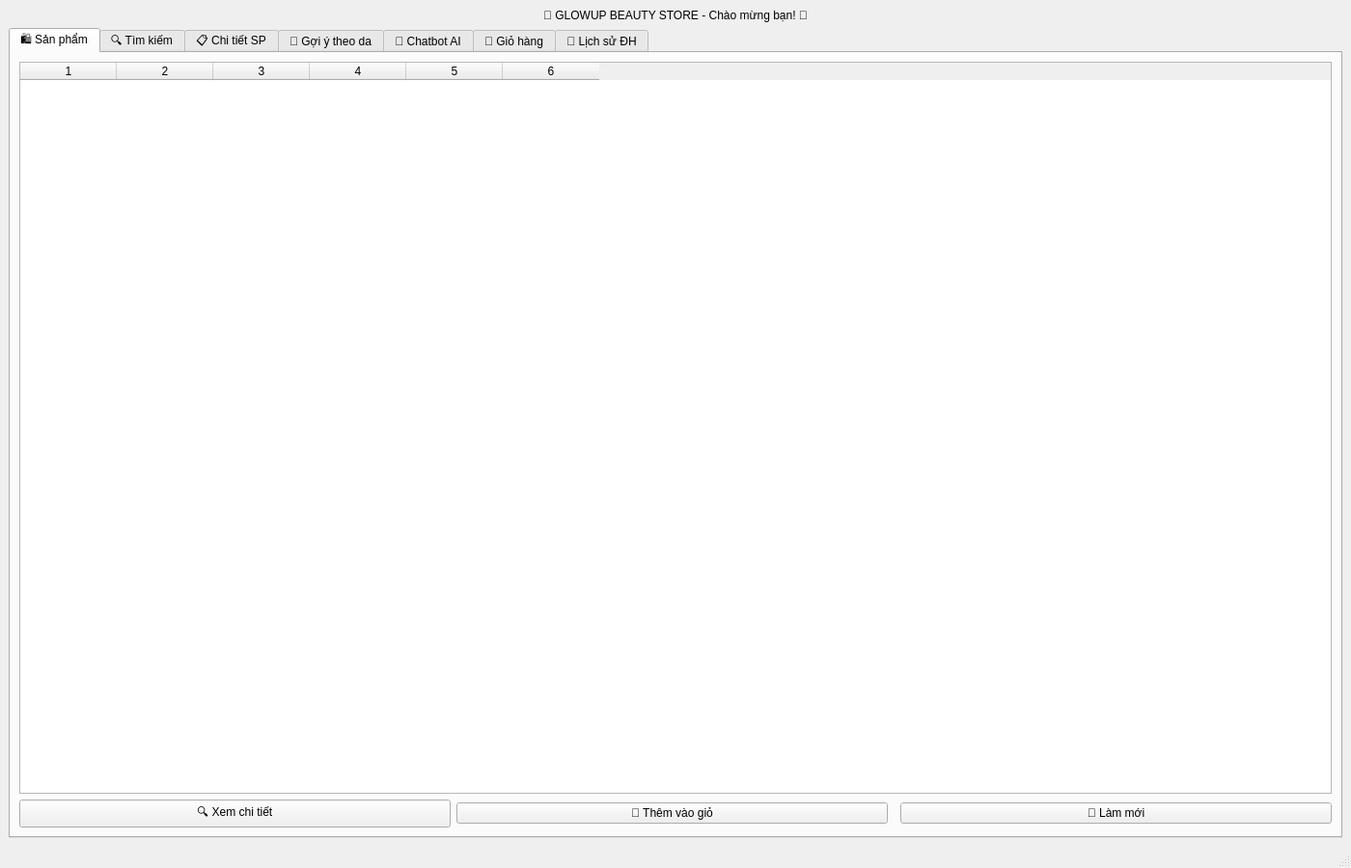
<?xml version="1.0" encoding="UTF-8"?>
<ui version="4.0">
 <class>CustomerWindow</class>
 <widget class="QMainWindow" name="CustomerWindow">
  <property name="geometry">
   <rect><x>0</x><y>0</y><width>1400</width><height>900</height></rect>
  </property>
  <property name="windowTitle">
   <string>GLOWUP Beauty Store - Cổng Khách hàng</string>
  </property>
  <widget class="QWidget" name="centralwidget">
   <layout class="QVBoxLayout" name="mainLayout">
    <item>
     <widget class="QLabel" name="lblTitle">
      <property name="alignment"><set>Qt::AlignCenter</set></property>
      <property name="text"><string>🧴 GLOWUP BEAUTY STORE - Chào mừng bạn! 💖</string></property>
     </widget>
    </item>
    <item>
     <widget class="QTabWidget" name="tabWidget">
      <!-- Tab 1: Sản phẩm -->
      <widget class="QWidget" name="tabProducts">
       <attribute name="title"><string>🛍️ Sản phẩm</string></attribute>
       <layout class="QVBoxLayout">
        <item><widget class="QTableWidget" name="tblProductList"><property name="columnCount"><number>6</number></property></widget></item>
        <item>
         <layout class="QHBoxLayout">
          <item><widget class="QPushButton" name="btnViewDetail"><property name="text"><string>🔍 Xem chi tiết</string></property></widget></item>
          <item><widget class="QPushButton" name="btnAddToCartFromList"><property name="text"><string>🛒 Thêm vào giỏ</string></property></widget></item>
          <item><spacer><property name="orientation"><enum>Qt::Horizontal</enum></property></spacer></item>
          <item><widget class="QPushButton" name="btnRefreshProducts"><property name="text"><string>🔄 Làm mới</string></property></widget></item>
         </layout>
        </item>
       </layout>
      </widget>
      <!-- Tab 2: Tìm kiếm -->
      <widget class="QWidget" name="tabSearch">
       <attribute name="title"><string>🔍 Tìm kiếm</string></attribute>
       <layout class="QVBoxLayout">
        <item>
         <layout class="QHBoxLayout">
          <item><widget class="QLineEdit" name="txtSearchKeyword"><property name="placeholderText"><string>Nhập tên sản phẩm...</string></property></widget></item>
          <item><widget class="QComboBox" name="cboSearchCategory"/></item>
          <item><widget class="QComboBox" name="cboSearchPrice"/></item>
          <item><widget class="QPushButton" name="btnSearch"><property name="text"><string>🔍 Tìm kiếm</string></property></widget></item>
         </layout>
        </item>
        <item><widget class="QTableWidget" name="tblSearchResult"><property name="columnCount"><number>6</number></property></widget></item>
        <item>
         <layout class="QHBoxLayout">
          <item><widget class="QPushButton" name="btnSearchViewDetail"><property name="text"><string>🔍 Xem chi tiết</string></property></widget></item>
          <item><widget class="QPushButton" name="btnSearchAddCart"><property name="text"><string>🛒 Thêm vào giỏ</string></property></widget></item>
          <item><spacer><property name="orientation"><enum>Qt::Horizontal</enum></property></spacer></item>
          <item><widget class="QLabel" name="lblSearchCount"><property name="text"><string>Kết quả: 0 sản phẩm</string></property></widget></item>
         </layout>
        </item>
       </layout>
      </widget>
      <!-- Tab 3: Chi tiết SP -->
      <widget class="QWidget" name="tabProductDetail">
       <attribute name="title"><string>📋 Chi tiết SP</string></attribute>
       <layout class="QHBoxLayout">
        <item>
         <widget class="QGroupBox" name="grpDetail">
          <property name="title"><string>📦 Thông tin sản phẩm</string></property>
          <layout class="QVBoxLayout">
           <item><widget class="QLabel" name="lblProductName"><property name="text"><string>Chọn sản phẩm để xem chi tiết</string></property></widget></item>
           <item><widget class="QLabel" name="lblDetailBrand"/></item>
           <item><widget class="QLabel" name="lblDetailPrice"/></item>
           <item><widget class="QLabel" name="lblDetailStock"/></item>
           <item><widget class="QLabel" name="lblDetailEffects"/></item>
           <item><widget class="QLabel" name="lblDetailSkinType"/></item>
           <item><widget class="QLabel" name="lblDetailIngredients"/></item>
           <item><spacer><property name="orientation"><enum>Qt::Vertical</enum></property></spacer></item>
           <item>
            <layout class="QHBoxLayout">
             <item><widget class="QSpinBox" name="spinDetailQty"><property name="minimum"><number>1</number></property></widget></item>
             <item><widget class="QPushButton" name="btnDetailAddCart"><property name="text"><string>🛒 Thêm vào giỏ hàng</string></property></widget></item>
            </layout>
           </item>
          </layout>
         </widget>
        </item>
        <item>
         <widget class="QGroupBox" name="grpRelated">
          <property name="title"><string>💡 Sản phẩm tương tự</string></property>
          <layout class="QVBoxLayout">
           <item><widget class="QTableWidget" name="tblRelated"><property name="columnCount"><number>4</number></property></widget></item>
          </layout>
         </widget>
        </item>
       </layout>
      </widget>
      <!-- Tab 4: Gợi ý theo da -->
      <widget class="QWidget" name="tabSkinRecommend">
       <attribute name="title"><string>💆 Gợi ý theo da</string></attribute>
       <layout class="QVBoxLayout">
        <item>
         <widget class="QGroupBox" name="grpSkin">
          <property name="title"><string>🌸 Thông tin da của bạn</string></property>
          <layout class="QFormLayout">
           <item row="0" column="0"><widget class="QLabel"><property name="text"><string>Loại da:</string></property></widget></item>
           <item row="0" column="1"><widget class="QComboBox" name="cboMySkinType"/></item>
           <item row="1" column="0"><widget class="QLabel"><property name="text"><string>Vấn đề da:</string></property></widget></item>
           <item row="1" column="1"><widget class="QLineEdit" name="txtMySkinConcerns"><property name="placeholderText"><string>VD: mụn, thâm, khô...</string></property></widget></item>
          </layout>
         </widget>
        </item>
        <item>
         <layout class="QHBoxLayout">
          <item><widget class="QPushButton" name="btnGetMyRecommend"><property name="text"><string>🔮 Gợi ý sản phẩm phù hợp</string></property></widget></item>
          <item><widget class="QPushButton" name="btnGetMyRoutine"><property name="text"><string>📋 Tạo Routine cho tôi</string></property></widget></item>
          <item><spacer><property name="orientation"><enum>Qt::Horizontal</enum></property></spacer></item>
         </layout>
        </item>
        <item><widget class="QTableWidget" name="tblMyRecommend"><property name="columnCount"><number>5</number></property></widget></item>
        <item>
         <layout class="QHBoxLayout">
          <item><widget class="QPushButton" name="btnRecAddCart"><property name="text"><string>🛒 Thêm SP được chọn vào giỏ</string></property></widget></item>
         </layout>
        </item>
       </layout>
      </widget>
      <!-- Tab 5: Chatbot -->
      <widget class="QWidget" name="tabChatbot">
       <attribute name="title"><string>🤖 Chatbot AI</string></attribute>
       <layout class="QVBoxLayout">
        <item><widget class="QTextEdit" name="txtChatHistory"><property name="readOnly"><bool>true</bool></property></widget></item>
        <item>
         <layout class="QHBoxLayout">
          <item><widget class="QLineEdit" name="txtChatInput"><property name="placeholderText"><string>Nhập tin nhắn...</string></property></widget></item>
          <item><widget class="QPushButton" name="btnSendChat"><property name="text"><string>📤 Gửi</string></property></widget></item>
          <item><widget class="QPushButton" name="btnClearChat"><property name="text"><string>🗑️ Xóa</string></property></widget></item>
         </layout>
        </item>
       </layout>
      </widget>
      <!-- Tab 6: Giỏ hàng -->
      <widget class="QWidget" name="tabCart">
       <attribute name="title"><string>🛒 Giỏ hàng</string></attribute>
       <layout class="QHBoxLayout">
        <item>
         <widget class="QGroupBox" name="grpCart">
          <property name="title"><string>🛒 Giỏ hàng của bạn</string></property>
          <layout class="QVBoxLayout">
           <item><widget class="QTableWidget" name="tblCart"><property name="columnCount"><number>5</number></property></widget></item>
           <item>
            <layout class="QHBoxLayout">
             <item><widget class="QPushButton" name="btnCartRemove"><property name="text"><string>➖ Xóa sản phẩm</string></property></widget></item>
             <item><widget class="QPushButton" name="btnCartClear"><property name="text"><string>🗑️ Xóa tất cả</string></property></widget></item>
            </layout>
           </item>
          </layout>
         </widget>
        </item>
        <item>
         <widget class="QGroupBox" name="grpCheckout">
          <property name="title"><string>💳 Thanh toán</string></property>
          <layout class="QVBoxLayout">
           <item><widget class="QLabel" name="lblCartSubtotal"><property name="text"><string>Tạm tính: 0đ</string></property></widget></item>
           <item><widget class="QLabel" name="lblCartDiscount"><property name="text"><string>Giảm giá: -0đ</string></property></widget></item>
           <item><widget class="QLabel" name="lblCartTotal"><property name="text"><string>💰 TỔNG: 0đ</string></property></widget></item>
           <item><widget class="QLineEdit" name="txtOrderNote"><property name="placeholderText"><string>Ghi chú cho shop...</string></property></widget></item>
           <item><spacer><property name="orientation"><enum>Qt::Vertical</enum></property></spacer></item>
           <item><widget class="QPushButton" name="btnPlaceOrder"><property name="text"><string>✅ ĐẶT HÀNG NGAY</string></property></widget></item>
          </layout>
         </widget>
        </item>
       </layout>
      </widget>
      <!-- Tab 7: Lịch sử đơn hàng -->
      <widget class="QWidget" name="tabOrderHistory">
       <attribute name="title"><string>📜 Lịch sử ĐH</string></attribute>
       <layout class="QVBoxLayout">
        <item><widget class="QTableWidget" name="tblOrderHistory"><property name="columnCount"><number>5</number></property></widget></item>
        <item>
         <layout class="QHBoxLayout">
          <item><widget class="QPushButton" name="btnViewHistoryDetail"><property name="text"><string>👁️ Xem chi tiết</string></property></widget></item>
          <item><widget class="QPushButton" name="btnRefreshHistory"><property name="text"><string>🔄 Làm mới</string></property></widget></item>
          <item><spacer><property name="orientation"><enum>Qt::Horizontal</enum></property></spacer></item>
          <item><widget class="QLabel" name="lblHistoryTotal"><property name="text"><string>Tổng chi tiêu: 0đ</string></property></widget></item>
         </layout>
        </item>
       </layout>
      </widget>
     </widget>
    </item>
   </layout>
  </widget>
  <widget class="QStatusBar" name="statusbar"/>
 </widget>
 <resources/>
 <connections/>
</ui>
